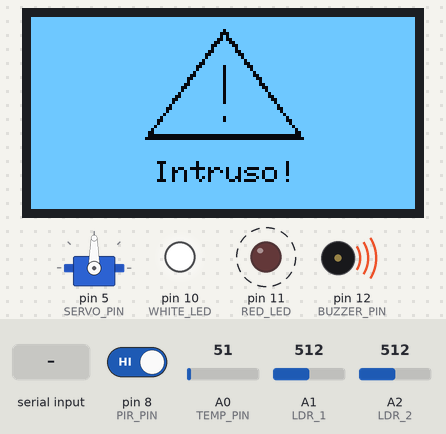
A sketch run on a simulated Arduino Uno, built with avr-gcc and run on an emulated ATmega328P. Parts: 128×64 one-colour display, servo, output pins drawn as LEDs (lit = HIGH), buzzer (waves = sounding). Dashed ring = blinking. Inputs (shaded band) come from the test bench; at power-on: A1 (LDR_1) = 512, A2 (LDR_2) = 512, pin 8 (PIR_PIN) HIGH, A0 (TEMP_PIN) = 51. Pins used as bus, display or sensor lines are not drawn; what the sketch prints to the serial monitor is not drawn.

Above: at 0.86 s.
1.3 s: "luz off" received over the second serial link
At 1.72 s:
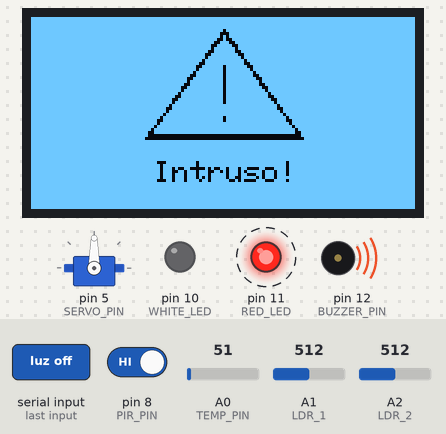
3.5 s: A1 (LDR_1) set to 501
At 3.68 s:
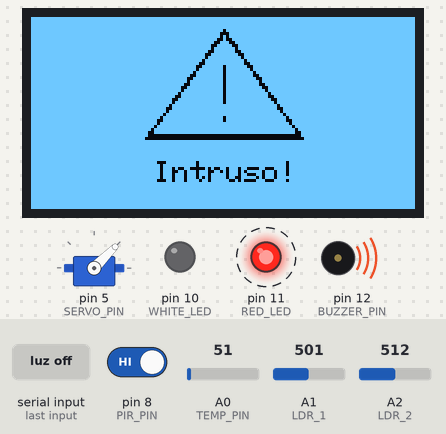
5.8 s: A2 (LDR_2) set to 12
7.3 s: A2 (LDR_2) set to 9
At 7.61 s:
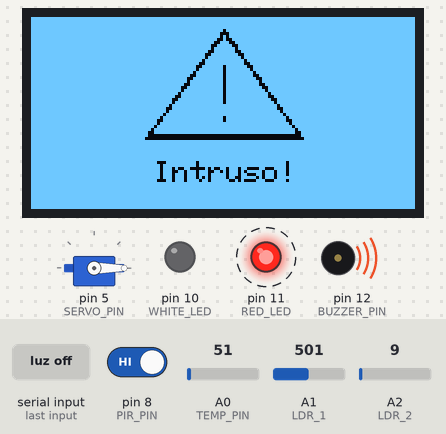
9.7 s: "luz on" received over the second serial link
At 10.19 s:
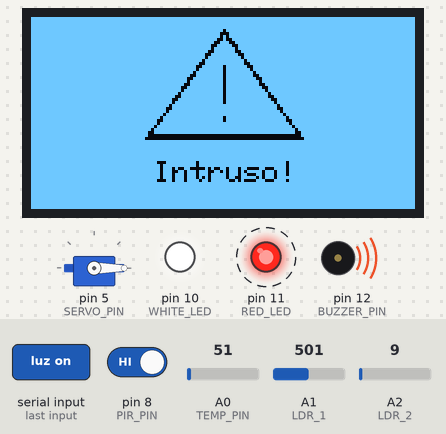
12.0 s: "abrir" received over the second serial link
At 12.9 s:
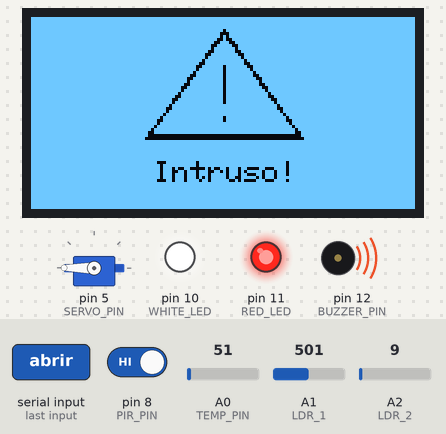
Timing chart, 0 to 16.0 s (numbered marks = the images above; inputs shaded):
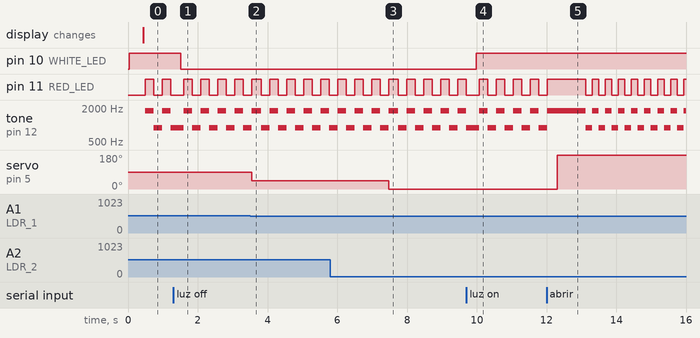

The sketch:

joined.ino
```cpp
#include <Adafruit_GFX.h>
#include <Adafruit_SSD1306.h>
#include <Arduino.h>
#include <Servo.h>
#include <SoftwareSerial.h>
#include <Wire.h>

#define SCREEN_WIDTH 128
#define SCREEN_HEIGHT 64
#define OLED_RESET -1
#define SCREEN_ADDRESS 0x3C

#define BT_RX_PIN 4
#define BT_TX_PIN 2

#define LDR_1 A1
#define LDR_2 A2

#define TEMP_PIN A0
#define PIR_PIN 8
#define SERVO_PIN 5

#define RED_LED 11
#define WHITE_LED 10
#define BUZZER_PIN 12

Adafruit_SSD1306 display(SCREEN_WIDTH, SCREEN_HEIGHT, &Wire, OLED_RESET);
SoftwareSerial BluetoothModule(BT_RX_PIN, BT_TX_PIN);
Servo persiana;

const char name[] = "Aaron";

unsigned long tiempoInicial = 0;
bool contando = false;

bool ledState = false;
bool whiteLedState = true;

int currentAngle = 0;
bool persianaAutoMode = true;

const unsigned long ALARM_DURATION_MS = 5000;
unsigned long buzzerTimer = 0;
unsigned long lastPresenceTime = 0;
bool buzzerToneState = false;
bool alarmActive = false;

float temperaturaC = 0.0;

void startCounter() {
  tiempoInicial = millis();
  contando = true;
}

bool isCounterDone(unsigned long ms) {
  if (!contando) {
    return false;
  }

  if (millis() - tiempoInicial >= ms) {
    contando = false;
    return true;
  }
  return false;
}

void initLED() {
  pinMode(RED_LED, OUTPUT);
  pinMode(WHITE_LED, OUTPUT);
  startCounter();
}

void turnON(int ledPin) { digitalWrite(ledPin, HIGH); }

void turnOFF(int ledPin) { digitalWrite(ledPin, LOW); }

void blikLED(int ledPin, unsigned long ms) {
  if (isCounterDone(ms)) {
    ledState = !ledState;
    digitalWrite(ledPin, ledState);
    startCounter();
  }
}

void initBuzzer() {
  pinMode(BUZZER_PIN, OUTPUT);
  digitalWrite(BUZZER_PIN, LOW);
  noTone(BUZZER_PIN);
}

void sonarAlarma() {
  unsigned long currentMillis = millis();

  if (currentMillis - buzzerTimer >= 150) {
    buzzerTimer = currentMillis;
    buzzerToneState = !buzzerToneState;

    if (buzzerToneState) {
      digitalWrite(BUZZER_PIN, HIGH);
      tone(BUZZER_PIN, 1800);
    } else {
      digitalWrite(BUZZER_PIN, LOW);
      tone(BUZZER_PIN, 900);
    }
  }
}

void apagarBuzzer() {
  noTone(BUZZER_PIN);
  digitalWrite(BUZZER_PIN, LOW);
  buzzerToneState = false;
}

void initServo() { currentAngle = 0; }

void moverServo(int angulo) {
  angulo = constrain(angulo, 0, 180);

  persiana.attach(SERVO_PIN);
  persiana.write(angulo);

  int diferencia = abs(angulo - currentAngle);
  int tiempoEspera = max(150, diferencia * 4);
  delay(tiempoEspera);

  persiana.detach();
  currentAngle = angulo;
}

void moveServo(int angle) { moverServo(angle); }

int getServoAngle() { return currentAngle; }

void moverPersianaPorcentaje(int porcentaje) {
  porcentaje = constrain(porcentaje, 0, 100);
  int angulo = map(porcentaje, 0, 100, 0, 180);
  moverServo(angulo);
}

int getLDR1() { return analogRead(LDR_1); }

int getLDR2() { return analogRead(LDR_2); }

float averageLDRs() {
  int a = getLDR1();
  int b = getLDR2();

  return (a + b) / 2.0;
}

int percentLDR() {
  float average = averageLDRs();
  float value = (average * 100.0) / 1023.0;

  return (int)value;
}

void handleLDR(int value) {
  if (value < 25) {
    moverServo(0);
  } else if (value < 50) {
    moverServo(45);
  } else if (value < 75) {
    moverServo(90);
  } else {
    moverServo(180);
  }
}

bool presencePIR() { return digitalRead(PIR_PIN); }

int getCelsius() {
  int total = 0;
  for (int i = 0; i < 5; i++) {
    total += analogRead(TEMP_PIN);
    delay(2);
  }
  float avgRaw = total / 5.0;
  float voltaje = (avgRaw * 5.0) / 1023.0;
  temperaturaC = voltaje * 100.0;

  return round(temperaturaC);
}

int getFahrenheit() {
  float fahrenheit = (temperaturaC * 9.0 / 5.0) + 32.0;
  return round(fahrenheit);
}

bool initDisplay() {
  return display.begin(SSD1306_SWITCHCAPVCC, SCREEN_ADDRESS);
}

void handleIntruder() {}

void showStatus(const char *name, int c, int f, bool presence) {
  display.clearDisplay();
  display.setTextColor(SSD1306_WHITE);

  if (!presence) {
    display.setTextSize(1);
    display.setCursor(0, 0);
    display.print("Buenos dias, ");
    display.println(name);

    display.setTextSize(2);
    display.setCursor(0, 22);
    display.print(c);
    display.print((char)247);
    display.print("C");

    display.setCursor(68, 22);
    display.print(f);
    display.print("%");
  } else {
    display.fillScreen(SSD1306_WHITE);

    display.drawTriangle(64, 4, 38, 40, 90, 40, SSD1306_BLACK);
    display.drawTriangle(64, 5, 39, 39, 89, 39, SSD1306_BLACK);

    display.drawLine(64, 16, 64, 28, SSD1306_BLACK);
    display.drawPixel(64, 33, SSD1306_BLACK);
    display.drawPixel(64, 34, SSD1306_BLACK);

    display.setTextColor(SSD1306_BLACK);
    display.setTextSize(1);
    display.setCursor(41, 48);
    display.println("Intruso!");
  }
  display.display();
}

void initBT() {
  BluetoothModule.begin(9600);
  BluetoothModule.setTimeout(100);
}

void handleBT() {
  if (BluetoothModule.available()) {
    String word = BluetoothModule.readString();
    word.trim();
    word.toLowerCase();

    Serial.print("Recibido por BT: ");
    Serial.println(word);

    if (word.equals("start")) {
      BluetoothModule.println(F("Bienvenido a Smart House"));
    }
    else if (word.equals("luz on")) {
      whiteLedState = true;
      digitalWrite(WHITE_LED, HIGH);
      BluetoothModule.println(F("OK: Luz interior ENCENDIDA"));
    }
    else if (word.equals("luz off")) {
      whiteLedState = false;
      digitalWrite(WHITE_LED, LOW);
      BluetoothModule.println(F("OK: Luz interior APAGADA"));
    }
    else if (word.equals("abrir")) {
      persianaAutoMode = false;
      moverServo(180);
      BluetoothModule.println(F("OK: Persiana ABIERTA (Modo Manual)"));
    }
    else if (word.equals("cerrar")) {
      persianaAutoMode = false;
      moverServo(0);
      BluetoothModule.println(F("OK: Persiana CERRADA (Modo Manual)"));
    }
    else if (word.equals("auto")) {
      persianaAutoMode = true;
      handleLDR(percentLDR());
      BluetoothModule.println(F("OK: Persiana en Modo AUTOMATICO (por sensor LDR)"));
    }

    else if (word.equals("status")) {
      BluetoothModule.println(F("SMART HOUSE STATUS"));
      BluetoothModule.print(F("Temperatura: "));
      BluetoothModule.print(getCelsius());
      BluetoothModule.println(F(" *C"));
      BluetoothModule.print(F("Luz exterior: "));
      BluetoothModule.print(percentLDR());
      BluetoothModule.println(F(" %"));
      BluetoothModule.print(F("Luz interior: "));
      BluetoothModule.println(whiteLedState ? F("ENCENDIDA") : F("APAGADA"));
      BluetoothModule.print(F("Persiana: "));
      BluetoothModule.print(getServoAngle());
      BluetoothModule.println(persianaAutoMode ? F(" deg [AUTO]")
                                               : F(" deg [MANUAL]"));
      BluetoothModule.print(F("Alarma: "));
      BluetoothModule.println(alarmActive ? F("!ALERTA INTRUSO!")
                                          : F("DESPEJADO (Seguro)"));
    }
  }
}

void setup() {
  Serial.begin(9600);

  if (!initDisplay()) {
    Serial.println(F("Fallo al inicializar SSD1306"));
    for (;;)
      ;
  }
  initServo();
  initBT();
  initLED();
  initBuzzer();
  startCounter();
}

void loop() {
  int c = getCelsius();
  int ldr = percentLDR();
  bool presence = presencePIR();

  if (presence) {
    lastPresenceTime = millis();
    alarmActive = true;
  }

  if (alarmActive) {
    if (millis() - lastPresenceTime < ALARM_DURATION_MS) {
      blikLED(RED_LED, 150);
      sonarAlarma();
    } else {
      alarmActive = false;
      turnOFF(RED_LED);
      apagarBuzzer();
    }
  } else {
    turnOFF(RED_LED);
    apagarBuzzer();
  }

  digitalWrite(WHITE_LED, whiteLedState ? HIGH : LOW);
  if (persianaAutoMode) {
    handleLDR(ldr);
  }
  Serial.println(presence);
  showStatus(name, c, ldr, alarmActive);

  handleBT();

  delay(50);
}
```

bt.cpp
```cpp
#include "bt.h"
#include <SoftwareSerial.h>

SoftwareSerial BluetoothModule(4, 2);

void initBT() {
  BluetoothModule.begin(9600);
  BluetoothModule.setTimeout(100);
}

void handleBT() {
  if (BluetoothModule.available()) {
    String word = BluetoothModule.readString();
    word.trim();
    word.toLowerCase();

    Serial.print("Recibido por BT: ");
    Serial.println(word);

    if (word.equals("start")) {
      BluetoothModule.println("Bienvenido, ingresa tu nombre");
    }
  }
}
```

bt.h
```cpp
#ifndef BT_H
#define BT_H

#include <Arduino.h>

void initBT();
void handleBT();

#endif // BT_H
```

counter.cpp
```cpp
#include "counter.h"

unsigned long tiempoInicial = 0;
bool contando = false;

void startCounter(){
    tiempoInicial = millis();
    contando = true;
}

bool isCounterDone(unsigned long ms){
    if (!contando){
        return false;
    }

    if(millis() - tiempoInicial >= ms){
        contando = false;
        return true;
    }
    return false;
}
```

counter.h
```cpp
#ifndef COUNTER_H
#define COUNTER_H

#include <Arduino.h>

void startCounter();
bool isCounterDone(unsigned long ms);

#endif // COUNTER_H
```

display_oled.cpp
```cpp
#include "display_oled.h"
#include <Wire.h>
#include <Adafruit_GFX.h>
#include <Adafruit_SSD1306.h>

#define SCREEN_WIDTH 128
#define SCREEN_HEIGHT 64
#define OLED_RESET -1
#define SCREEN_ADDRESS 0x3C

static Adafruit_SSD1306 display(SCREEN_WIDTH, SCREEN_HEIGHT, &Wire, OLED_RESET);

bool initDisplay() {
  return display.begin(SSD1306_SWITCHCAPVCC, SCREEN_ADDRESS);
}


void handleIntruder() {

}


void showStatus(const char* name, int c, int f, bool presence) {
  display.clearDisplay();
  display.setTextColor(SSD1306_WHITE);

  if (!presence) {
    display.setTextSize(1);
    display.setCursor(0, 0);
    display.print("Buenos dias, ");
    display.println(name);

    display.setTextSize(2);
    display.setCursor(0, 22);
    display.print(c);
    display.print((char)247);
    display.print("C");

    display.setCursor(68, 22);
    display.print(f);
    display.print("%");
  } else {
    display.fillScreen(SSD1306_WHITE);

    display.drawTriangle(64, 4, 38, 40, 90, 40, SSD1306_BLACK);
    display.drawTriangle(64, 5, 39, 39, 89, 39, SSD1306_BLACK);

    display.drawLine(64, 16, 64, 28, SSD1306_BLACK);
    display.drawPixel(64, 33, SSD1306_BLACK);
    display.drawPixel(64, 34, SSD1306_BLACK);

    display.setTextColor(SSD1306_BLACK);
    display.setTextSize(1);
    display.setCursor(41, 48);
    display.println("Intruso!");
  }
  display.display();
}
```

display_oled.h
```cpp
#ifndef DISPLAY_OLED_H
#define DISPLAY_OLED_H

#include <Arduino.h>

bool initDisplay();
void showStatus(const char* nombre, int c, int f, bool pre);
void showIntruso();
void clearDisplay();

#endif // DISPLAY_OLED_H
```

leds.cpp
```cpp
#include "leds.h"
    #define RED_LED 11
    #define WHITE_LED 10

bool ledState = false;


void initLED(){

    pinMode(RED_LED, OUTPUT);
    pinMode(WHITE_LED, OUTPUT);
    startCounter();
}

void turnON(int ledPin){
    digitalWrite(ledPin,1);
}
void turnOFF(int ledPin){
    digitalWrite(ledPin,0);
}
void blikLED(int ledPin, unsigned long ms){
    if (isCounterDone(ms)){
        ledState = !ledState;
        digitalWrite(ledPin,ledState);
        startCounter();
    }
}
```

leds.h
```cpp
#ifndef LEDS_H
#define LEDS_H

#include <Arduino.h>
#include "counter.h"

void initLED();
void turnON(int ledPin);
void turnOFF(int ledPin);
void blikLED(int ledPin, unsigned long ms);

#endif // LDR_H
```

pir.cpp
```cpp
#include "pir.h"

bool presencePIR() {
    return digitalRead(8);
}
```

pir.h
```cpp
#ifndef PIR_H
#define PIR_H

#include <Arduino.h>

bool presencePIR();

#endif // PIR_H
```

temperature.cpp
```cpp
#include "temperature.h"

#define TEMP_PIN A0

static float temperaturaC = 0.0;

int getCelsius() {
  int tempValue = analogRead(TEMP_PIN);
  float voltaje = (tempValue * 5.0) / 1023.0;
  temperaturaC = voltaje * 100.0;

  return round(temperaturaC);
}

int getFahrenheit() {
  float fahrenheit = (temperaturaC * 9.0 / 5.0) + 32.0;
  return round(fahrenheit);
}
```

temperature.h
```cpp
#ifndef TEMPERATURE_H
#define TEMPERATURE_H

#include <Arduino.h>

int getCelsius();
int getFahrenheit();

#endif // TEMPERATURE_H
```

Measured:
- the behaviour switches between 511 and 510 on A1 (LDR_1) (found by bisection; images 1 and 2)
- the behaviour switches between 11 and 10 on A2 (LDR_2) (found by bisection; images 2 and 3)
- after the input at 1.3 s, pin 10 (WHITE_LED): HIGH → LOW after 0.21 s
- after the input at 3.5 s, servo on pin 5 (SERVO_PIN): 90° → 45° after 0.05 s
- after the input at 7.3 s, servo on pin 5 (SERVO_PIN): 45° → 0° after 0.18 s
- after the input at 9.7 s, pin 10 (WHITE_LED): LOW → HIGH after 0.28 s
- after the input at 12.0 s, servo on pin 5 (SERVO_PIN): 0° → 180° after 0.31 s
- by itself, pin 11 (RED_LED): repeats every 0.37 s: LOW 0.19 s, HIGH 0.19 s
